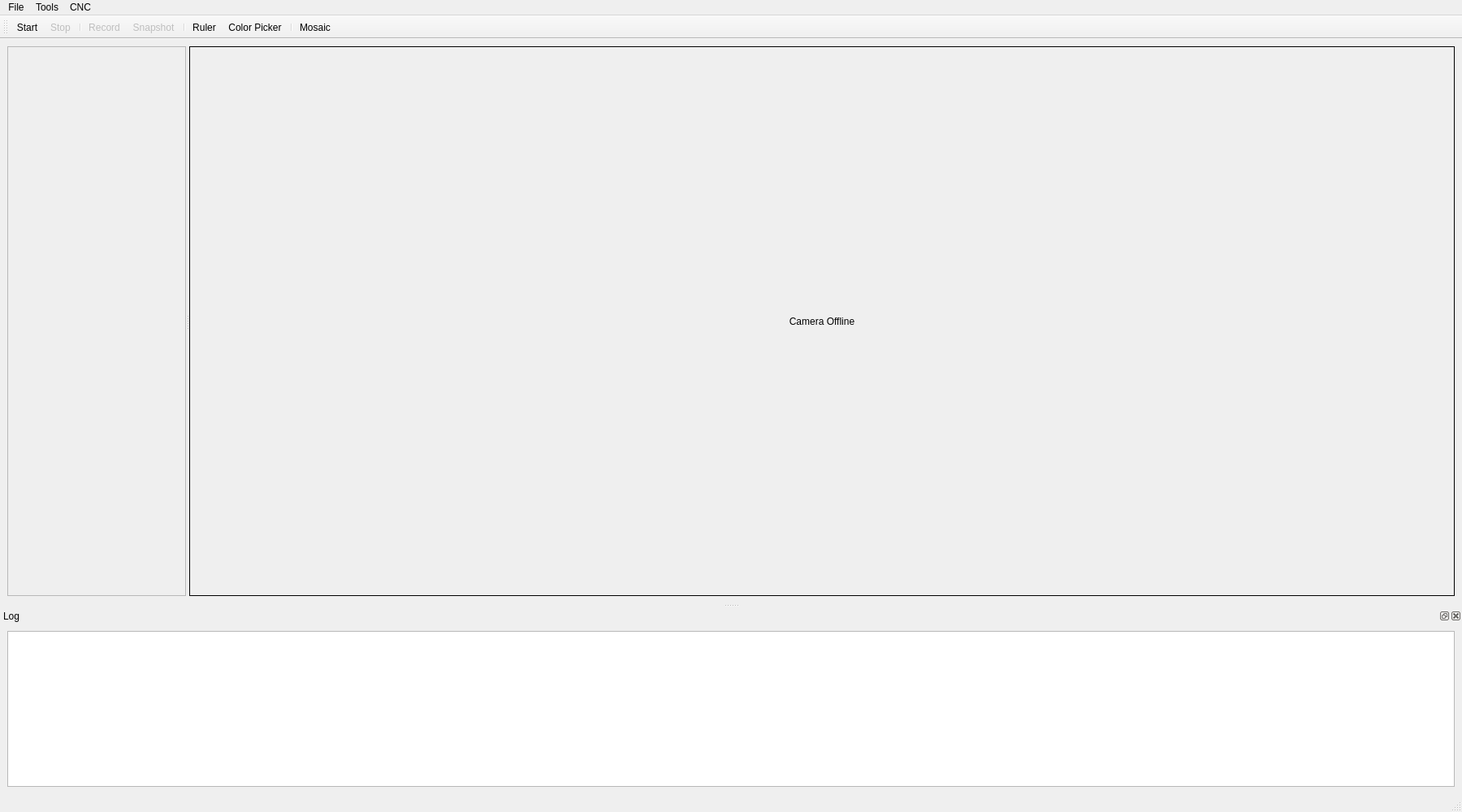
<?xml version='1.0' encoding='UTF-8'?>
<ui version="4.0">
 <class>MainWindow</class>
 <widget class="QMainWindow" name="MainWindow">
  <property name="geometry">
   <rect>
    <x>0</x>
    <y>0</y>
    <width>1800</width>
    <height>1000</height>
   </rect>
  </property>
  <property name="windowTitle">
   <string>MindVision Camera Viewer (Python - PySide6)</string>
  </property>
  <widget class="QWidget" name="centralwidget">
   <layout class="QHBoxLayout" name="main_layout">
    <item>
     <widget class="QSplitter" name="main_h_splitter">
      <property name="orientation">
       <enum>Qt::Horizontal</enum>
      </property>
      <widget class="QScrollArea" name="scrollArea">
       <property name="sizePolicy">
        <sizepolicy hsizetype="Minimum" vsizetype="Expanding">
         <horstretch>0</horstretch>
         <verstretch>0</verstretch>
        </sizepolicy>
       </property>
       <property name="minimumSize">
        <size>
         <width>220</width>
         <height>0</height>
        </size>
       </property>
       <property name="maximumSize">
        <size>
         <width>450</width>
         <height>16777215</height>
        </size>
       </property>
       <property name="widgetResizable">
        <bool>true</bool>
       </property>
       <widget class="QWidget" name="scrollAreaWidgetContents">
        <layout class="QVBoxLayout" name="scroll_layout"/>
       </widget>
      </widget>
      <widget class="QLabel" name="video_label">
       <property name="sizePolicy">
        <sizepolicy hsizetype="Ignored" vsizetype="Ignored">
         <horstretch>1</horstretch>
         <verstretch>1</verstretch>
        </sizepolicy>
       </property>
       <property name="minimumSize">
        <size>
         <width>640</width>
         <height>480</height>
        </size>
       </property>
       <property name="frameShape">
        <enum>QFrame::Box</enum>
       </property>
       <property name="text">
        <string>Camera Offline</string>
       </property>
       <property name="alignment">
        <set>Qt::AlignCenter</set>
       </property>
      </widget>
     </widget>
    </item>
   </layout>
  </widget>
  <widget class="QMenuBar" name="menubar">
   <property name="geometry">
    <rect>
     <x>0</x>
     <y>0</y>
     <width>1800</width>
     <height>22</height>
    </rect>
   </property>
   <widget class="QMenu" name="menuFile">
    <property name="title">
     <string>File</string>
    </property>
    <addaction name="action_start_camera"/>
    <addaction name="action_stop_camera"/>
    <addaction name="separator"/>
    <addaction name="action_record"/>
    <addaction name="action_snapshot"/>
   </widget>
   <widget class="QMenu" name="menuTools">
    <property name="title">
     <string>Tools</string>
    </property>
    <addaction name="action_ruler"/>
    <addaction name="action_color_picker"/>
    <addaction name="action_show_mosaic"/>
   </widget>
   <widget class="QMenu" name="menuCNC">
    <property name="title">
     <string>CNC</string>
    </property>
    <addaction name="action_home_and_run"/>
   </widget>
   <addaction name="menuFile"/>
   <addaction name="menuTools"/>
   <addaction name="menuCNC"/>
  </widget>
  <widget class="QStatusBar" name="statusbar"/>
  <widget class="QToolBar" name="toolBar">
   <property name="windowTitle">
    <string>toolBar</string>
   </property>
   <attribute name="toolBarArea">
    <enum>TopToolBarArea</enum>
   </attribute>
   <attribute name="toolBarBreak">
    <bool>false</bool>
   </attribute>
   <addaction name="action_start_camera"/>
   <addaction name="action_stop_camera"/>
   <addaction name="separator"/>
   <addaction name="action_record"/>
   <addaction name="action_snapshot"/>
   <addaction name="separator"/>
   <addaction name="action_ruler"/>
   <addaction name="action_color_picker"/>
   <addaction name="separator"/>
   <addaction name="action_show_mosaic"/>
  </widget>
  <widget class="QDockWidget" name="log_dock_widget">
   <property name="windowTitle">
    <string>Log</string>
   </property>
   <attribute name="dockWidgetArea">
    <number>8</number>
   </attribute>
   <widget class="QWidget" name="dockWidgetContents">
    <layout class="QVBoxLayout" name="verticalLayout">
     <item>
      <widget class="QPlainTextEdit" name="log_text_edit"/>
     </item>
    </layout>
   </widget>
  </widget>
  <action name="action_start_camera">
   <property name="text">
    <string>Start</string>
   </property>
  </action>
  <action name="action_stop_camera">
   <property name="text">
    <string>Stop</string>
   </property>
   <property name="enabled">
    <bool>false</bool>
   </property>
  </action>
  <action name="action_record">
   <property name="text">
    <string>Record</string>
   </property>
   <property name="enabled">
    <bool>false</bool>
   </property>
  </action>
  <action name="action_snapshot">
   <property name="text">
    <string>Snapshot</string>
   </property>
   <property name="enabled">
    <bool>false</bool>
   </property>
  </action>
  <action name="action_ruler">
   <property name="checkable">
    <bool>true</bool>
   </property>
   <property name="text">
    <string>Ruler</string>
   </property>
  </action>
  <action name="action_color_picker">
   <property name="checkable">
    <bool>true</bool>
   </property>
   <property name="text">
    <string>Color Picker</string>
   </property>
  </action>
  <action name="action_show_mosaic">
   <property name="checkable">
    <bool>true</bool>
   </property>
   <property name="text">
    <string>Mosaic</string>
   </property>
  </action>
  <action name="action_home_and_run">
   <property name="text">
    <string>Home and Run</string>
   </property>
  </action>
 </widget>
 <resources/>
 <connections/>
</ui>
